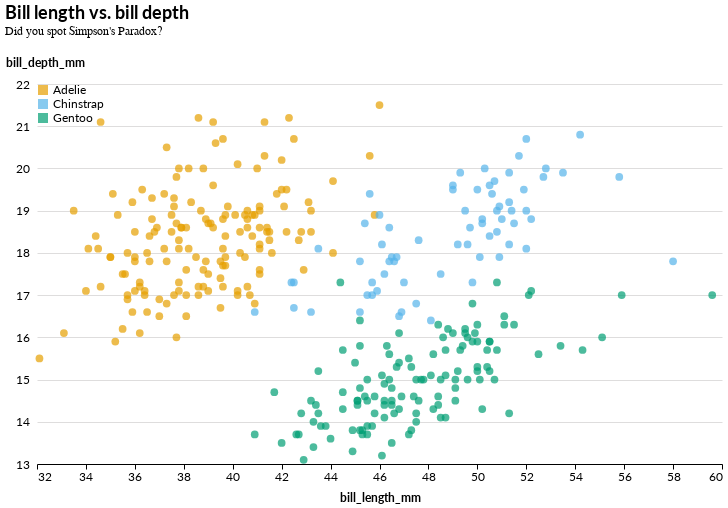

Notebook cell for this chart:
### Markdown cell above
Let’s see how this changes the charts.

### Adding titles

The theme automatically has been configured to improve the data-to-ink
ratio and align all texts horizontally. Adding action titles can be done
using
[`alt.TitleParams`](https://altair-viz.github.io/user_guide/customization.html#adjusting-the-title),
with which you can not only add a title, but also add multiple subtitles
lines which you pass as a list.

### Code cell
(
    scatterplot.properties(
        title=alt.TitleParams(
            "Bill length vs. bill depth", subtitle=["Did you spot Simpson's Paradox?"]
        )
    )
)

### Figure 1 — Vega-Lite specification as saved in the notebook (floating-point values rounded to 4 significant figures; data arrays with more than 128 entries replaced by an {"elided": "..."} marker saying what was removed)
{"width": 685, "height": 380, "config": {"title": {"anchor": "start", "dy": -15, "fontSize": 18, "font": "Lato", "fontColor": "#000000"}, "axisX": {"domain": true, "domainColor": "#000000", "domainWidth": 1, "grid": false, "labelFontSize": 12, "labelFont": "Lato", "labelAngle": 0, "labelOverlap": "parity", "tickColor": "#000000", "tickSize": 5, "titleFontSize": 12, "titlePadding": 10, "titleFont": "Lato"}, "axisY": {"domain": false, "grid": true, "gridColor": "#DEDDDD", "gridWidth": 1, "labelFontSize": 12, "labelFont": "Lato", "labelPadding": 8, "ticks": false, "titleAlign": "left", "titleAnchor": "start", "titleFontSize": 12, "titlePadding": 10, "titleFont": "Lato", "titleAngle": 0, "titleY": -15}, "background": "#FFFFFF", "legend": {"labelFontSize": 12, "labelFont": "Lato", "symbolSize": 100, "symbolType": "square", "titleFontSize": 12, "titlePadding": 10, "titleFont": "Lato", "title": "", "orient": "top-left", "offset": 0}, "view": {"stroke": "transparent"}, "range": {"category": ["#E69F00", "#56B4E9", "#009E73", "#F0E442", "#0072B2", "#D55E00", "#CC79A7", "#000000"], "diverging": ["#cfe8f3", "#a2d4ec", "#73bfe2", "#46abdb", "#1696d2", "#12719e"]}, "area": {"fill": "#0072B2"}, "line": {"color": "#0072B2", "stroke": "#0072B2", "strokewidth": 5}, "trail": {"color": "#0072B2", "stroke": "#0072B2", "strokeWidth": 0, "size": 1}, "path": {"stroke": "#0072B2", "strokeWidth": 0.5}, "point": {"filled": true}, "text": {"font": "Lato", "color": "#0072B2", "fontSize": 11, "align": "right", "fontWeight": 400, "size": 11}, "bar": {"fill": "#0072B2", "stroke": false}}, "data": {"name": "data-b414165be0aeea8c687bc9462659f7b8"}, "mark": {"type": "circle", "size": 60}, "encoding": {"color": {"field": "species", "type": "nominal"}, "tooltip": [{"field": "species", "type": "nominal"}, {"field": "sex", "type": "nominal"}, {"field": "island", "type": "nominal"}, {"field": "bill_length_mm", "type": "quantitative"}, {"field": "bill_depth_mm", "type": "quantitative"}], "x": {"field": "bill_length_mm", "scale": {"zero": false}, "type": "quantitative"}, "y": {"field": "bill_depth_mm", "scale": {"zero": false}, "type": "quantitative"}}, "title": {"text": "Bill length vs. bill depth", "subtitle": ["Did you spot Simpson's Paradox?"]}, "$schema": "https://vega.github.io/schema/vega-lite/v5.16.3.json", "datasets": {"data-b414165be0aeea8c687bc9462659f7b8": {"elided": "344 records"}}}
